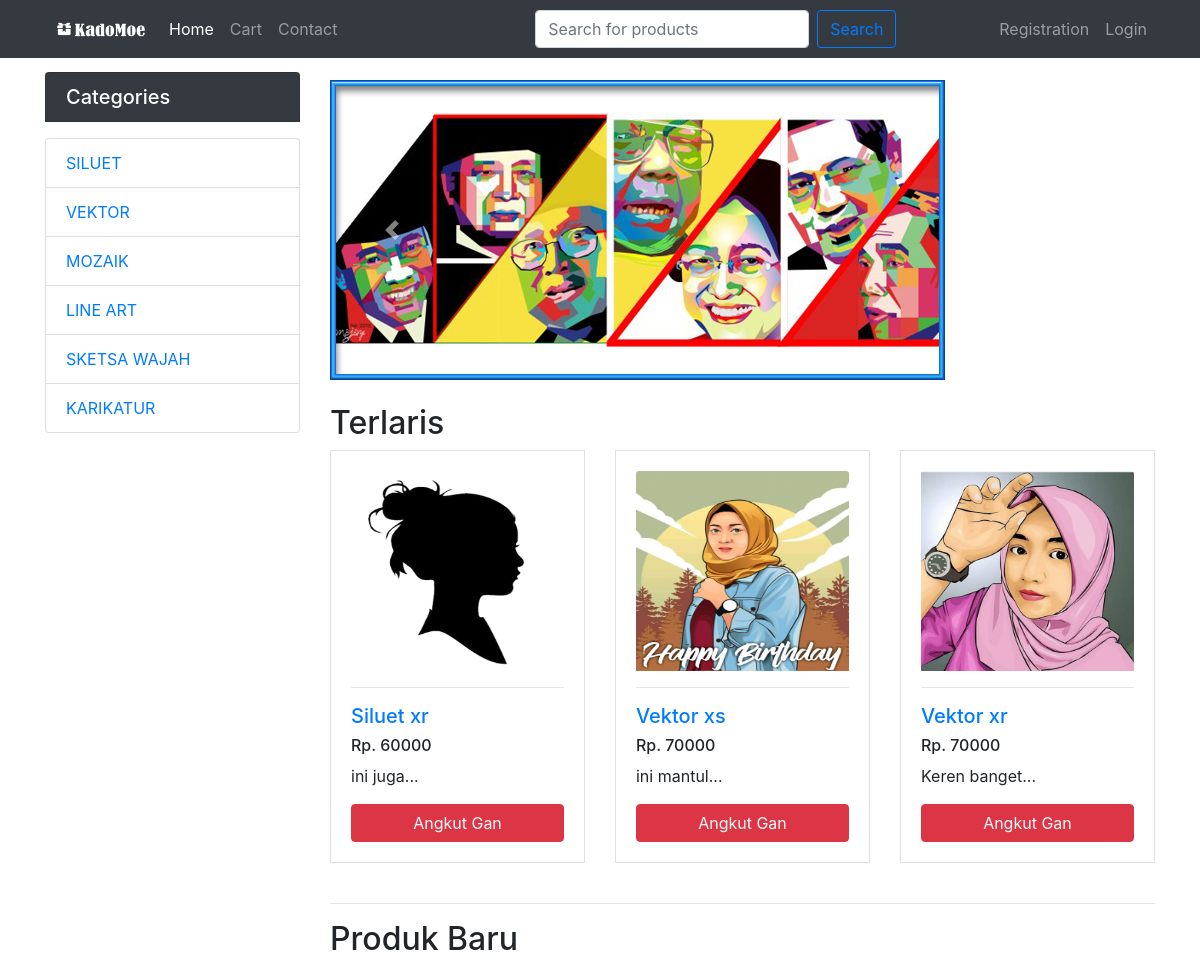
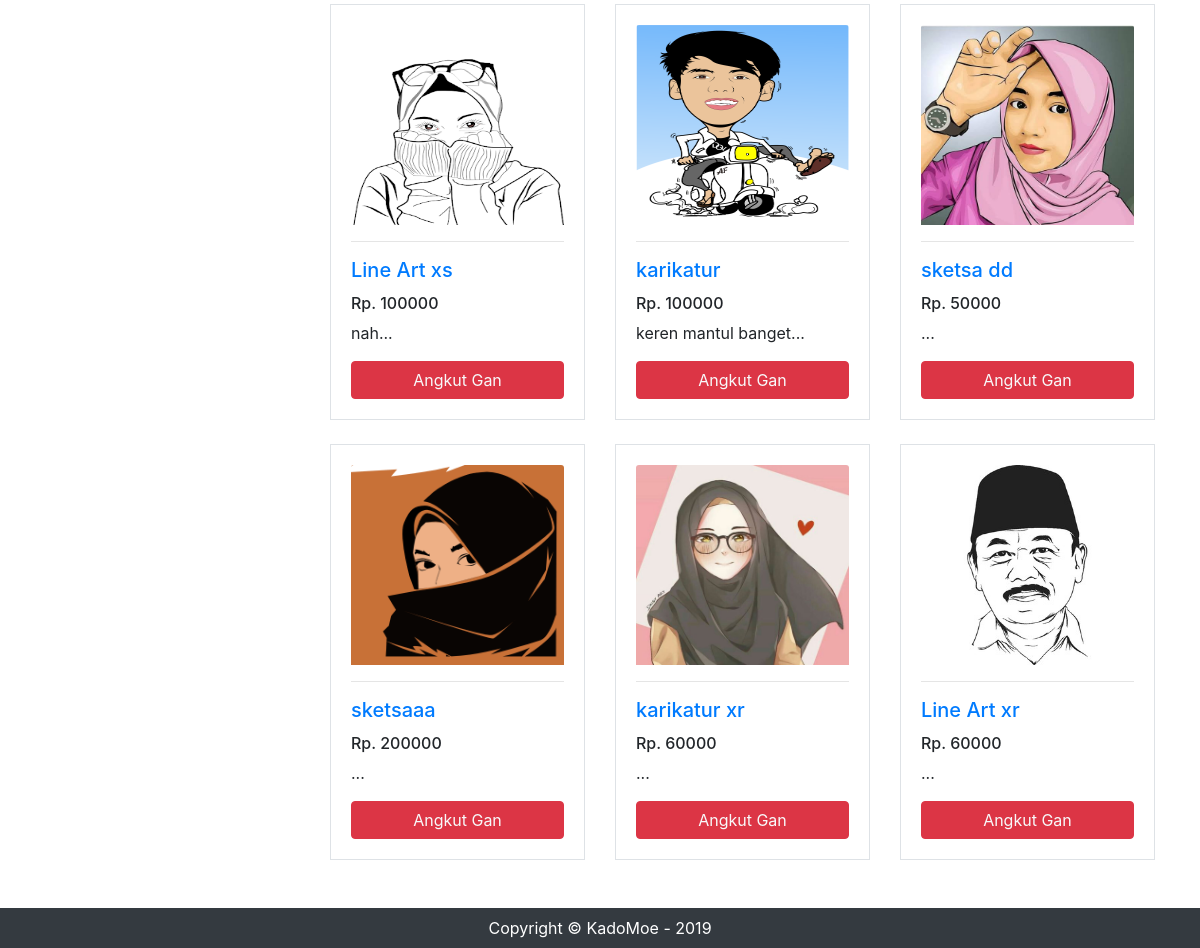
The app's page /home.php with its own data (2 pictures, top to bottom).
### tables this page shows
CREATE TABLE `categories` (
  `id` int(11) NOT NULL,
  `cat_name` varchar(255) NOT NULL
);

CREATE TABLE `products` (
  `pro_id` int(11) NOT NULL,
  `pro_name` varchar(255) NOT NULL,
  `cat_id` int(11) NOT NULL,
  `brand_id` int(11) NOT NULL,
  `price` float NOT NULL,
  `description` text NOT NULL,
  `image` varchar(255) NOT NULL,
  `type` int(11) NOT NULL
);

### lib/session.php (called while the page is built, shortened)
<?php
class session
{
    public static function get($key){
        if (isset($_SESSION[$key])){
            return $_SESSION[$key];
        }else{
            return false;
        }
    }
}

### classes/category.php (called while the page is built, shortened)
<?php
class category
{
    public function getCategories(){
        $query = "SELECT * FROM categories ORDER BY id DESC";
        $result = db::select($query);
        return $result;
    }
}

### lib/db.php (called while the page is built, shortened)
<?php
	class db
	{
		public static function conn()
		{
			try {
				$db = new mysqli('localhost', 'root', '', 'db_KadoMoe');
				return $db;
			} catch (Exception $e) {
				die('Unable to connect ! '.$e->getMessage());
			}
		}
		public static function select($query)
		{
			$result = self::conn()->query($query);
			return $result;
		}
	}
?>

### classes/product.php (called while the page is built, shortened)
<?php
class product
{
    public function getFeaturedProducts()
    {
        $query = "SELECT products.*, brands.brand_name, categories.cat_name
                    FROM products
                    INNER JOIN brands
                    ON products.brand_id = brands.id
                    INNER JOIN categories
                    ON products.cat_id = categories.id
                    WHERE type = 0 LIMIT 3";
        $result = db::select($query);
        return $result;
    }
    public function getNewProducts($start, $limit)
    {
        $query = "SELECT * FROM
                    (SELECT products.*, brands.brand_name, categories.cat_name
                    FROM products
                    INNER JOIN brands
                    ON products.brand_id = brands.id
                    INNER JOIN categories
                    ON products.cat_id = categories.id
                    WHERE type = 1) AS mytbl limit $start, $limit";
        $result = db::select($query);
        return $result;
    }
}

### classes/format.php (called while the page is built, shortened)
<?php
class format
{
    public function textShorten($text, $limit){
        $text = substr($text, 0, $limit);
        $text = substr($text, 0, strrpos($text, ' '));
        $text = $text."...";
        return $text;
    }
}

### home.php (the view, shortened to what this page needs)
<?php include "inc/header.php"; ?>
<div class="container">
<div class="row">
    <div class="col-md-3">
        <?php include "inc/categories.php";?>
    </div>
    <div class="col-md-9">
        <div id="carouselExampleIndicators" class="carousel slide my-4" data-ride="carousel">
            <ol class="carousel-indicators">
                <li data-target="#carouselExampleIndicators" data-slide-to="0" class="active"></li>
                <li data-target="#carouselExampleIndicators" data-slide-to="1"></li>
                <li data-target="#carouselExampleIndicators" data-slide-to="2"></li>
            </ol>
            <div class="carousel-inner" role="listbox">
                <div class="carousel-item active">
                    <img class="d-block img-fluid" src="images/slider1.jpg" alt="First slide">
                </div>
            </div>
            <a class="carousel-control-prev" href="#carouselExampleIndicators" role="button" data-slide="prev">
                <span class="carousel-control-prev-icon" aria-hidden="true"></span>
            </a>
            <a class="carousel-control-next" href="#carouselExampleIndicators" role="button" data-slide="next">
                <span class="carousel-control-next-icon" aria-hidden="true"></span>
            </a>
        </div>
        <h2>Terlaris</h2>
        <div class="row">
            <?php
            $f_pros = $product->getFeaturedProducts();
            if ($f_pros) {
                while ($f_pro = $f_pros->fetch_assoc()) {
                    ?>
                    <div class="col-lg-4 col-md-6 col-sm-6 mb-4">
                        <div class="card-body border">
                            <a href="details.php?pro_id=<?php echo $f_pro['pro_id']; ?>"><img
                                    class="card-img-top" src="<?php echo $f_pro['image']; ?>" height="200"
                                    alt="">
                            </a><hr>
                            <h5>
                                <a href="details.php?pro_id=<?php echo $f_pro['pro_id']; ?>"><?php echo $f_pro['pro_name']; ?></a>
                            </h5>
                            <h6>Rp. <?php echo $f_pro['price']; ?></h6>
                            <p class="card-text"><?php echo $fm->textShorten($f_pro['description'], 80); ?></p>
                            <a href="details.php?pro_id=<?php echo $f_pro['pro_id']; ?>"
                               class="btn btn-danger text-light btn-block">Angkut Gan</a>
                        </div>
                    </div>
                <?php }
            } ?>
        </div>
        <hr>
        <h2>Produk Baru</h2>
        <div class="row">
            <?php
            $per_page = 6;
            if (isset($_GET['p'])) {
                $page = $_GET['p'];
            } else {
                $page = 1;
            }
            $start_from = ($page - 1) * $per_page;
            $n_pros = $product->getNewProducts($start_from, $per_page);
            if ($n_pros) {
                while ($n_pro = $n_pros->fetch_assoc()) {
                    ?>
                    <div class="col-lg-4 col-md-6 col-sm-6 mb-4">
                        <div class="card-body border">
                            <a href="details.php?pro_id=<?php echo $n_pro['pro_id']; ?>"><img
                                    class="card-img-top" src="<?php echo $n_pro['image']; ?>" height="200" alt="">
                            </a><hr>
                            <h5 class="card-title">
                                <a href="details.php?pro_id=<?php echo $n_pro['pro_id']; ?>"><?php echo $n_pro['pro_name']; ?></a>
                            </h5>
                            <h6>Rp. <?php echo $n_pro['price']; ?></h6>
                            <p class="card-text"><?php echo $fm->textShorten($n_pro['description'], 80); ?></p>
                            <a href="details.php?pro_id=<?php echo $n_pro['pro_id']; ?>"
                               class="btn btn-danger text-light btn-block">Angkut Gan</a>
                        </div>
                    </div>
                <?php } } ?>
        </div>
    </div>
</div>
</div>
<?php include "inc/footer.php"; ?>

### inc/header.php (shortened to what this page needs)
<?php
include "lib/db.php";
include "lib/session.php";
$fm = new format();
$cat = new category();
$product = new product();
$cust = new customer();
$path = $_SERVER['SCRIPT_FILENAME'];
$c_page = basename($path, '.php');
?>
<!DOCTYPE html>
<html lang="en">
<head>
    <link href="assets/bootstrap/shop-homepage.css" rel="stylesheet">
    <link href="assets/bootstrap/main.css" rel="stylesheet">
    <link href="assets/bootstrap/css/bootstrap.min.css" rel="stylesheet">
</head>
<body>
<nav class="navbar navbar-expand-lg navbar-dark bg-dark fixed-top">
    <div class="container">
        <a class="navbar-brand" style="color: #78ff4c" href="index.php"><img src="images/logonya.png" width="100px" height="30px"></a>
        <div class="collapse navbar-collapse" id="navbarResponsive">
            <ul class="navbar-nav mr-auto">
                <li class="nav-item">
                    <a class="nav-link <?php if ($c_page == 'home') echo 'active' ?>" href="home.php">Home
                    </a>
                </li>
                <li class="">
                    <a class="nav-link <?php if ($c_page == 'cart') echo 'active' ?>" href="cart.php">
                        Cart
                    </a>
                </li>
                <li class="nav-item">
                    <a class="nav-link <?php if ($c_page == 'contact') echo 'active' ?>" href="contact.php">Contact
                    </a>
                </li>
            </ul>
            <ul class="navbar-nav ml-auto">
                <li class="nav-item">
                    <form action="searchProduct.php" method="post" class="form-inline mt-2 mt-md-0">
                        <input type="text" name="keyword" class="form-control mr-sm-2" placeholder="Search for products" required>
                        <input type="submit" name="search" value="Search" class="btn btn-outline-primary">
                    </form>
                </li>
            </ul>
            <ul class="navbar-nav ml-auto">
                <?php
                if (session::get('cust_login') == true) {
                    if (isset($_GET['action']) and $_GET['action'] == 'logout') {
                        $cust->logout();
                    }
                    echo '<li class="nav-item"><a class="nav-link text-success" href="profile.php"><strong class="text-warning">Welcome! </strong>' . session::get('cust_name') . '</a></li>';
                    echo '<li class="nav-item"><a class="nav-link" href="?action=logout">Logout</a></li>';
                } else { ?>
                    <li class="nav-item"><a class="nav-link <?php if ($c_page == 'registration') echo 'active' ?>" href="registration.php">Registration</a></li>
                    <li class="nav-item"><a class="nav-link <?php if ($c_page == 'login') echo 'active' ?>" href="login.php">Login</a></li>
                <?php } ?>
            </ul>
        </div>
    </div>
</nav>

### inc/categories.php
<h5 class="my-3 bg-dark list-group-item text-white">Categories</h5>
<div class="list-group">
    <?php
    $cts = $cat->getCategories();
    if ($cts) {
        while ($ct = $cts->fetch_assoc()) {
            ?>
            <a href='productsByCat.php?cat_id=<?php echo $ct['id']; ?>' class='list-group-item
<?php
            if (isset($_GET['cat_id']) AND $_GET['cat_id'] == $ct['id']) echo 'active';
            ?>
'><?php echo $ct['cat_name']; ?></a>
        <?php }
    } ?>
</div>

### inc/footer.php (shortened to what this page needs)
<br>
<footer class="py-2 bg-dark">
    <div class="container">
        <p class="m-0 text-center text-white">Copyright &copy; KadoMoe - <?php echo date('Y'); ?></p>
    </div>
</footer>
</body>
</html>

### records on screen
categories: cat_name "SILUET"
categories: cat_name "VEKTOR"
categories: cat_name "MOZAIK"
categories: cat_name "LINE ART"
categories: cat_name "SKETSA WAJAH"
categories: cat_name "KARIKATUR"
products: image (picture), pro_name "Siluet xr", price "60000", description "ini juga..."
products: image (picture), pro_name "Vektor xs", price "70000", description "ini mantul..."
products: image (picture), pro_name "Vektor xr", price "70000", description "Keren banget..."

### other values on screen
$n_pro['pro_name'] "Line Art xs"
$n_pro['price'] "100000"
$fm->textShorten($n_pro['description'], 80) "nah..."
$n_pro['pro_name'] "karikatur"
$fm->textShorten($n_pro['description'], 80) "keren mantul banget..."
$n_pro['pro_name'] "sketsa dd"
$n_pro['price'] "50000"
$fm->textShorten($n_pro['description'], 80) "..."
$n_pro['pro_name'] "sketsaaa"
$n_pro['price'] "200000"
$n_pro['pro_name'] "karikatur xr"
$n_pro['price'] "60000"
$n_pro['pro_name'] "Line Art xr"
